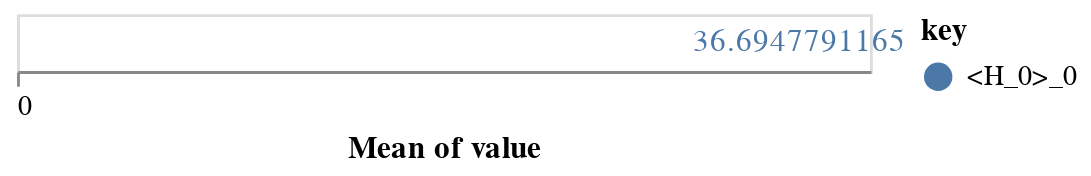

This figure's notebook cell:
### Code cell
base.mark_text().encode(
    # alt.X('value:Q').bin(step=20).axis(values = [-200,-150,-100,-50,0,50,100,150,200,250,300,350,400]),
    # alt.Y('count()', stack=False),
    alt.X('mean(value):Q', axis=alt.Axis(values=[-200, -150, -100, -50, 0, 50, 100, 150, 200, 250, 300, 350, 400])),

    alt.Color('key:N'),
    alt.Text('mean(value):Q')
)

### Figure 1 — Vega-Lite specification as saved in the notebook (floating-point values rounded to 4 significant figures; data arrays with more than 128 entries replaced by an {"elided": "..."} marker saying what was removed)
{"config": {"view": {"continuousWidth": 300, "continuousHeight": 300}}, "data": {"name": "data-8299d1208bed32364523905d6e3830b7"}, "mark": {"type": "text"}, "encoding": {"color": {"field": "key", "type": "nominal"}, "text": {"aggregate": "mean", "field": "value", "type": "quantitative"}, "x": {"aggregate": "mean", "axis": {"values": [-200, -150, -100, -50, 0, 50, 100, 150, 200, 250, 300, 350, 400]}, "field": "value", "type": "quantitative"}}, "transform": [{"fold": ["<H_0>_0", "<H_0>_1", "<H_0>_2", "<H_0>_3", "<H_0>_4", "<H_0>_5"]}], "$schema": "https://vega.github.io/schema/vega-lite/v5.20.1.json", "datasets": {"data-8299d1208bed32364523905d6e3830b7": {"elided": "255 records"}}}
